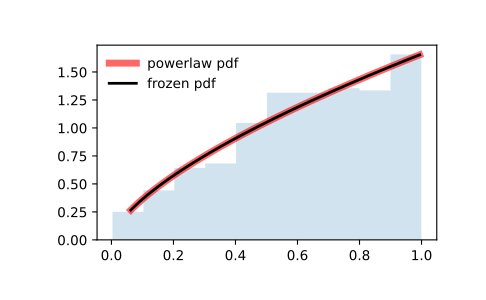

Recreate this plot in Python.
from scipy.stats import powerlaw
import matplotlib.pyplot as plt
fig, ax = plt.subplots(1, 1)

# Calculate the first four moments:

a = 1.66
mean, var, skew, kurt = powerlaw.stats(a, moments='mvsk')

# Display the probability density function (``pdf``):

x = np.linspace(powerlaw.ppf(0.01, a),
                powerlaw.ppf(0.99, a), 100)
ax.plot(x, powerlaw.pdf(x, a),
       'r-', lw=5, alpha=0.6, label='powerlaw pdf')

# Alternatively, the distribution object can be called (as a function)
# to fix the shape, location and scale parameters. This returns a "frozen"
# RV object holding the given parameters fixed.

# Freeze the distribution and display the frozen ``pdf``:

rv = powerlaw(a)
ax.plot(x, rv.pdf(x), 'k-', lw=2, label='frozen pdf')

# Check accuracy of ``cdf`` and ``ppf``:

vals = powerlaw.ppf([0.001, 0.5, 0.999], a)
np.allclose([0.001, 0.5, 0.999], powerlaw.cdf(vals, a))
# True

# Generate random numbers:

r = powerlaw.rvs(a, size=1000)

# And compare the histogram:

ax.hist(r, density=True, histtype='stepfilled', alpha=0.2)
ax.legend(loc='best', frameon=False)
plt.show()
